Frame 1 (no input): blank canvas, image omitted
Frame 60 (the mouse pressed at the canvas centre just before this capture): blank canvas, image omitted
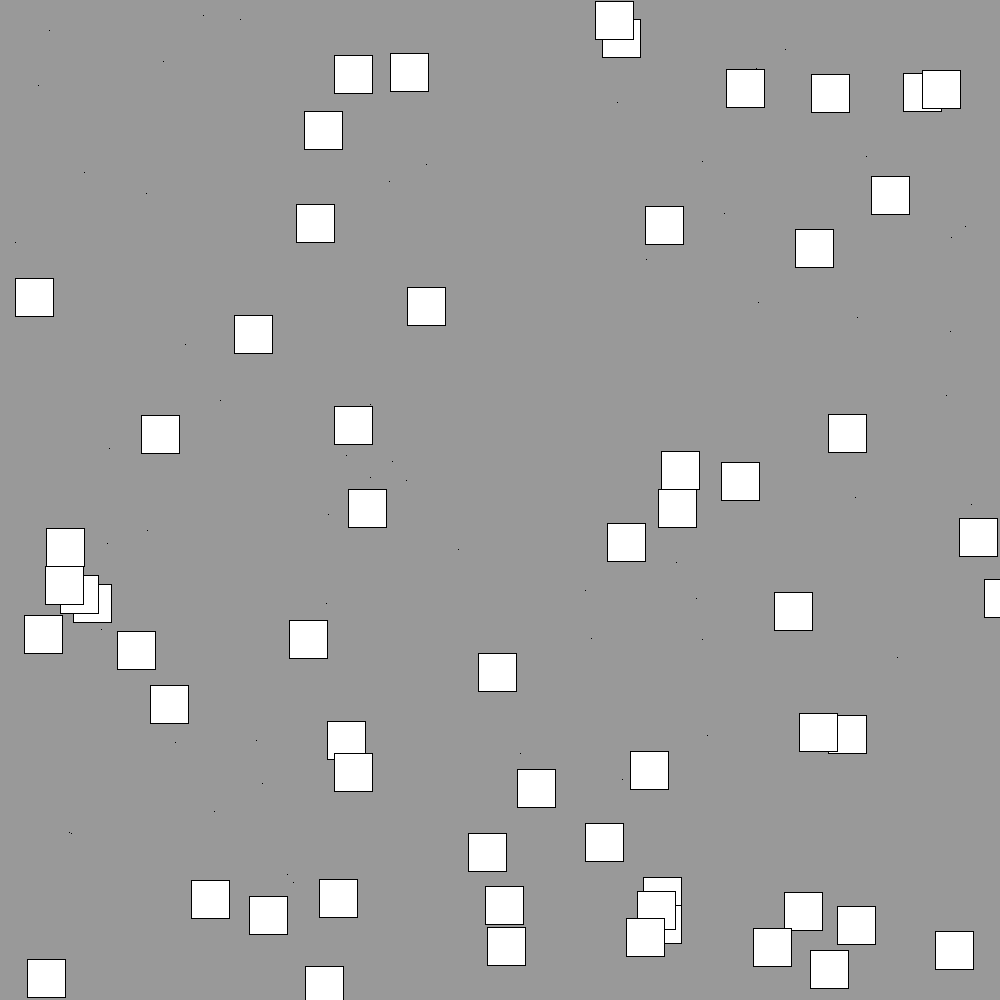
Frame 120 (the mouse held since frame 60 and released just before this capture)

The Processing sketch whose frames 1 and 60 were blank and that drew this single picture after the mouse press (run headless with seeded random() and noise(); from frame 60 on, the mouse is pressed at the canvas centre):

// Processing sketch: Abstract
// ── Abstract.pde
void setup() {
  size(1000,1000);
  background(153);
}

void draw() {
  rect(random(width), random(height), mouseX/13, mouseY/13);
}
void keyPressed() {
  fill(random(250), random(130), random(24));
  strokeWeight(random(int(102)));
  rect(random(width), random(height), mouseX/13, mouseY/13);
  triangle(random(width), random(height), random(width), random(height), mouseX/45, mouseY/45);
}
